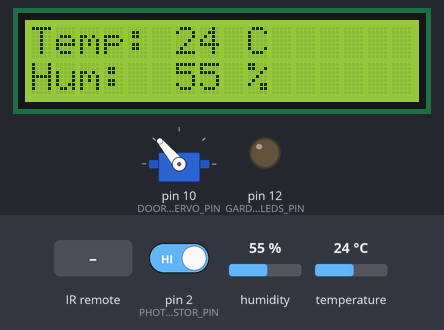
Recording of a sketch running on a simulated Arduino Uno, built with avr-gcc and run on an emulated ATmega328P. Parts: servo, 16×2 character LCD, output pins drawn as LEDs (lit = HIGH). The inputs (shaded band) are chosen by the test bench; at power-on: pin 2 (PHOTO_RESISTOR_PIN) HIGH, humidity 55 %, temperature 24 °C.

Above: at 2.8 s.
2.9 s: infrared code 0xFFA25D received
At 4.1 s:
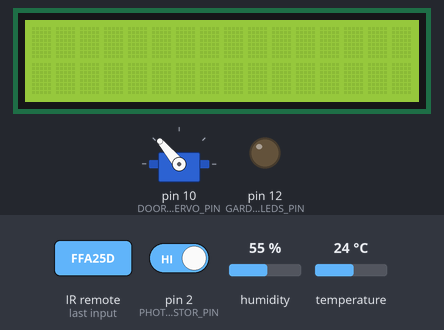
4.4 s: pin 2 (PHOTO_RESISTOR_PIN) driven LOW
At 5.4 s:
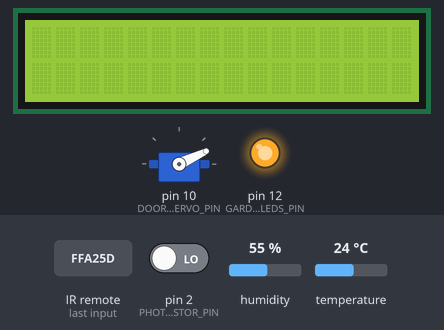
5.9 s: humidity set to 22 %
8.3 s: temperature set to 12 °C
10.5 s: infrared code 0xFFA25D received
At 11.3 s:
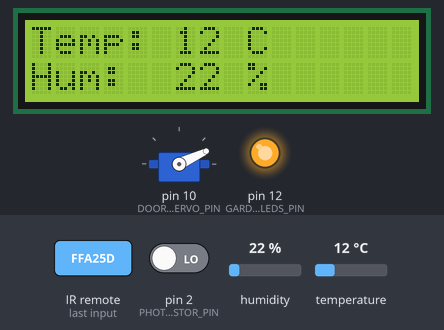
12.0 s: humidity set to 40 %
At 14.5 s:
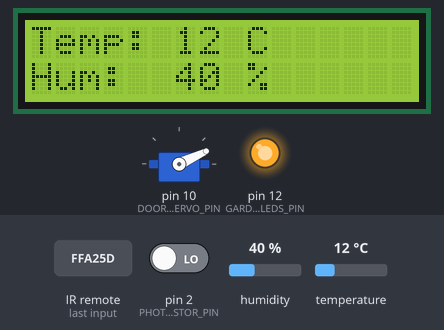
Timing chart, 0 to 16.0 s (numbered marks = the images above; inputs shaded):
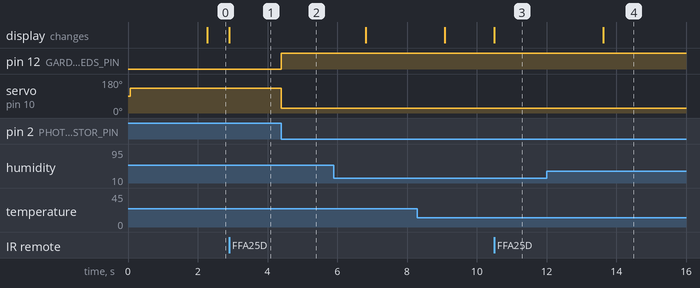

The sketch:

SimpleDomoticHouse.ino
```cpp
/*
  Author:   R. Faraoni
  GitRepo:  https://github.com/Millenium6208/SimpleDomoticHouse
  File:     SimpleDomoticHouse.ino
  Desc:     The house always (unless you turn off the display) shows the outdoor temperature (°C or °F) and humidity (%).
            During the day you can manually control the house by opening/closing the door, turning on/off the display
            and convert Celsius degrees to Fahrenheit and viceversa. When the night is detected the door closes and the
            lights turn on automatically, the door control is disabled as a security but you can still control the display.
            When the day comes again the "night mode" gets disabled and all controls are available again.
  Ver:      3.0
  Date:     2025-05-30
*/

// Uncomment the following line of code to enable serial print and tests
//#define TEST 1

/*
  PINOUT ON ARDUINO
*/

// Light Sensor (with Interrupt)
// Previously the A0 pin was used to get brightness level, it was modified to digital pin 2
// in order to use interrupt on change, so it can only check wether it's day or night.
#define PHOTO_RESISTOR_PIN 2

// LCD
#define D7 3
#define D6 4
#define D5 5
#define D4 6
#define E 7
#define RS 8

/* LCD Pin Setup in Breadboard
VSS   ->  GND
VDD   ->  5V
V0    ->  Potentiometer
RW    ->  GND
D0-D3 ->  not connected
A     ->  5V
K     ->  GND
*/

// Components
#define TEMP_HUM_PIN 9
#define DOOR_SERVO_PIN 10
#define IR_RECEIVER_PIN 11
#define GARDEN_LEDS_PIN 12


/*
  LIBRARIES
*/

#include <LiquidCrystal.h>
#include <Servo.h>
#include "IRremote.h"
#include <dht_nonblocking.h>


/*
  CONSTANTS AND VARIABLES
*/

volatile bool isDay = true; // Flag used in interrupt
bool isCelsius = true; // Displays temp in celsius when true, in fahrenheit when false
#define DOOR_POSITION_CLOSED 25
#define DOOR_POSITION_OPENED 130
#define DHT_SENSOR_TYPE DHT_TYPE_11
bool display = true;
decode_results remote;


/*
  LIBRARIES' OBJECTS
*/

LiquidCrystal lcd(RS, E, D4, D5, D6, D7);
Servo doorServo;
IRrecv Receiver(IR_RECEIVER_PIN);
DHT_nonblocking tempHum(TEMP_HUM_PIN, DHT_SENSOR_TYPE);


/*
  FUNCTIONS' DECLARATION
*/

void openDoor();
void closeDoor();
void gardenOn();
void gardenOff();
int brightness();
int translateIR();
void displayTemp();
void night();

void setup() {
  // Pin and components initial setting
  attachInterrupt(digitalPinToInterrupt(PHOTO_RESISTOR_PIN), night, FALLING);
  pinMode(GARDEN_LEDS_PIN, OUTPUT);
  doorServo.attach(DOOR_SERVO_PIN);
  Receiver.enableIRIn();
  lcd.begin(16, 2); // Sets a 16 cols by 2 rows display

  // Initialize the state of the house when first turned on
  openDoor();
  gardenOff();
  lcd.setCursor(0, 0);
  lcd.print("DomoticHouse");
  lcd.setCursor(0, 1);
  lcd.print("R. Faraoni");

  #ifdef TEST
    Serial.begin(9600);
  #endif
}


void loop() {
  if (isDay) { // Executed when it's day
    #ifdef TEST
      // Plot brightess and
      Serial.println(brightness());
      Serial.print("IR: ");Serial.println(translateIR());
    #endif

    // Display Temp and Hum
    displayTemp();

    // Listens any event on the IR remote sensor
    if (Receiver.decode(&remote)) {
      switch (translateIR()) {
        case 0: // Power button on remote
          if (display) {
            lcd.noDisplay(); // Turn off display
          }
          else {
            lcd.display(); // Turn off display
          }
          display = !display; // Negate display state
        break;

        case 6: // Down arrow on remote
          closeDoor();
        break;

        case 8: // Up arrow on remote
          openDoor();
        break;

        case 9: // 0 on remote
          isCelsius = !isCelsius;
          displayTemp();
        break;
      }

      // If none of the previous, read another value
      Receiver.resume();
      delay(100); // Little delay to ensure correct reading
  }
  } else { // Executed when it's night
    #ifdef TEST
      // Plot brightess and
      Serial.println(brightness());
      Serial.print("IR: ");Serial.println(translateIR());
    #endif

    closeDoor();
    gardenOn(); // Turn on garden lights

    while (digitalRead(2) == 0) { // Wait for the day
      #ifdef TEST
        Serial.println("Night while loop.");
      #endif
      if (Receiver.decode(&remote)) {
        switch (translateIR()) {
          case 0: // Power button on remote
            if (display) {
              lcd.noDisplay(); // Turn off display
            }
            else {
              lcd.display(); // Turn off display
            }
            display = !display; // Negate display state
          break;

          case 9: // 0 on remote
            isCelsius = !isCelsius;
            displayTemp();
          break;
        }

        // If none of the previous, read another value
        Receiver.resume();
        delay(100); // Little delay to ensure correct reading
      }

      displayTemp(); // Display Temp and Hum
    }

    // When day comes, open door, turn off lights and go back to loop()
    openDoor(); // Open the door
    gardenOff(); // Turn off garden lights
    delay(20);
  }
}

void openDoor() {
  doorServo.write(DOOR_POSITION_OPENED);
}

void closeDoor() {
  doorServo.write(DOOR_POSITION_CLOSED);
}

void gardenOn() {
  digitalWrite(GARDEN_LEDS_PIN, HIGH);
}

void gardenOff() {
  digitalWrite(GARDEN_LEDS_PIN, LOW);
}

// Returns brightness from PHOTO_RESISTOR_PIN in range 0 to 127.
int brightness() {
  return map(analogRead(A0), 0, 1023, 0, 127);
}

int translateIR()
{
  switch(remote.value)
  {
    case 0xFFA25D: return 0; break;
    case 0xFF629D: return 1; break;
    case 0xFFE21D: return 2; break;
    case 0xFF22DD: return 3; break;
    case 0xFF02FD: return 4; break;
    case 0xFFC23D: return 5; break;
    case 0xFFE01F: return 6; break;
    case 0xFFA857: return 7; break;
    case 0xFF906F: return 8; break;
    case 0xFF9867: return 10; break;
    case 0xFFB04F: return 11; break;
    // Digits
    case 0xFF6897: return 9; break;
    case 0xFF30CF: return 12; break;
    case 0xFF18E7: return 13; break;
    case 0xFF7A85: return 14; break;
    case 0xFF10EF: return 15; break;
    case 0xFF38C7: return 16; break;
    case 0xFF5AA5: return 17; break;
    case 0xFF42BD: return 18; break;
    case 0xFF4AB5: return 19; break;
    case 0xFF52AD: return 20; break;
    // Repeat
    case 0xFFFFFFFF: return 30; break;

    // Other Button
    default: return 100; break;
  }
}

//
static bool environmentTempHum(float *temperature, float *humidity) {
  static unsigned long counter = millis();

  // Return every 2 seconds
  if (millis() - counter > 2000ul) {
    if (tempHum.measure(temperature, humidity) == true) {
      counter = millis(); // Update timer
      return true;
    }
  }

  return false;
}

void displayTemp() {
  // DHT11 (Hum and Temp) sensor variables
  float temperature, humidity;
  if (environmentTempHum(&temperature, &humidity) == true) {
    lcd.clear(); // Clear lcd before printing

    // Temperature on row 1 [0]
    lcd.setCursor(0, 0);
    lcd.print("Temp:");
    lcd.setCursor(6, 0);
    if (isCelsius) { // Print the temperature in Celsius degrees
      lcd.print(round(temperature));
      lcd.setCursor(9, 0);
      lcd.print("C");
    } else { // Print the temperature in Fahrenheit degrees
      lcd.print(round(temperature) * 9/5 + 32);
      lcd.setCursor(9, 0);
      lcd.print("F");
    }

    // Humidity on row 2 [1]
    lcd.setCursor(0, 1);
    lcd.print("Hum:");
    lcd.setCursor(6, 1);
    lcd.print(round(humidity));
    lcd.setCursor(9, 1);
    lcd.print("%");
  }
}

void night() { // Activated on pin 2 interrupt on FALLING EDGE
               // When the night comes, the function turns on lights and closes the door
               // Due to problems with PWM used in doorServo, everything is done in loop()
  isDay = false;
}
```

Measured:
- after the input at 2.9 s, the display: changes at once (image 1)
- after the input at 4.4 s, pin 12 (GARDEN_LEDS_PIN): LOW → HIGH at once; servo on pin 10 (DOOR_SERVO_PIN): 130° → 25° at once
- after the input at 10.5 s, the display: changes at once (image 3)
- after the input at 12.0 s, the display: changes after 1.6 s (image 4)
